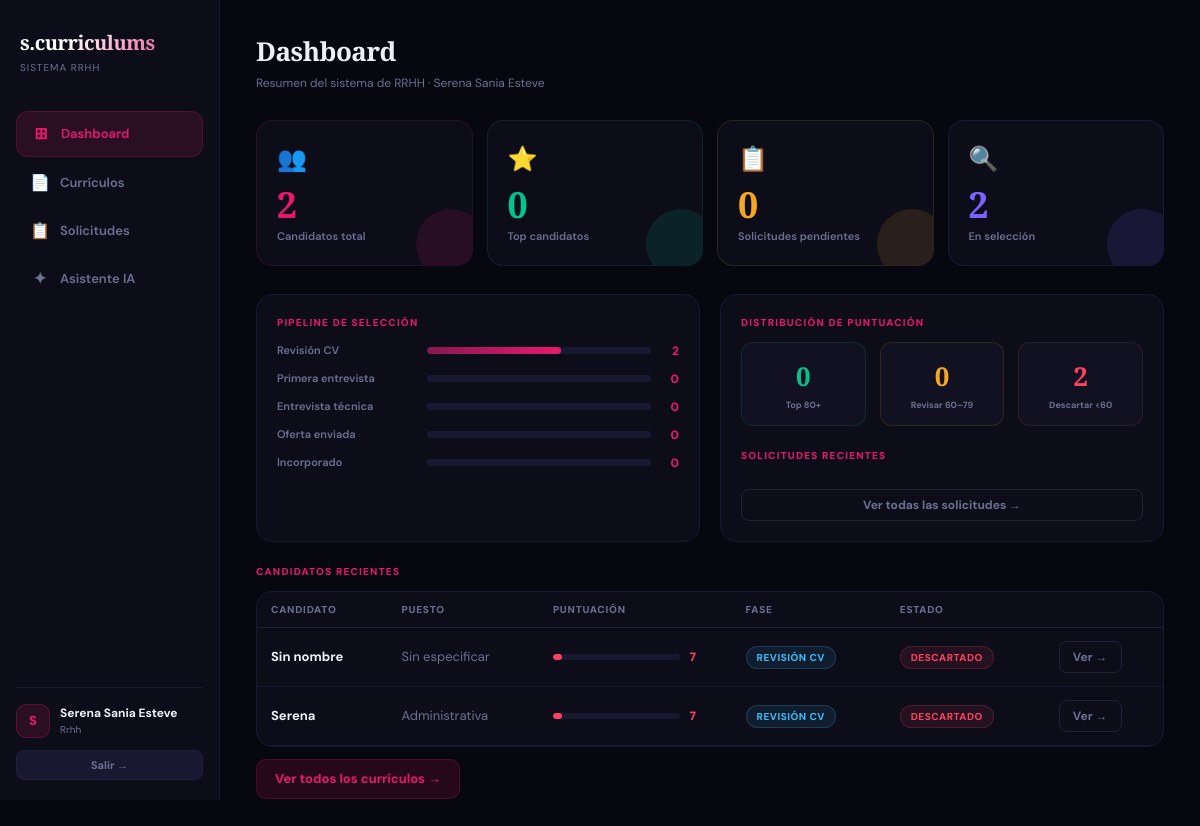
/dashboard (signed in), run on the app's committed database.
### tables this page shows
CREATE TABLE candidates (
        id INTEGER PRIMARY KEY AUTOINCREMENT,
        user_id INTEGER NOT NULL,
        name TEXT NOT NULL,
        position TEXT NOT NULL,
        email TEXT,
        phone TEXT,
        linkedin TEXT,
        location TEXT,
        salary TEXT,
        experience TEXT,
        education TEXT,
        skills TEXT,
        summary TEXT,
        score INTEGER DEFAULT 0,
        status TEXT DEFAULT 'revisar',
        phase TEXT DEFAULT 'Revisión CV',
        notes TEXT DEFAULT '',
        starred INTEGER DEFAULT 0,
        pdf_path TEXT,
        ai_report TEXT,
        applied_date TEXT DEFAULT CURRENT_DATE,
        created_at TEXT DEFAULT CURRENT_TIMESTAMP,
        FOREIGN KEY(user_id) REFERENCES users(id)
    );

### app.py (the view)
@app.route("/dashboard")
@login_required
def dashboard():
    conn = get_db()
    uid = session["user_id"]
    cvs = conn.execute("SELECT * FROM candidates WHERE user_id=?", (uid,)).fetchall()
    reqs = conn.execute("SELECT * FROM requests WHERE user_id=? ORDER BY created_at DESC LIMIT 5", (uid,)).fetchall()
    conn.close()
    top = sum(1 for c in cvs if c["status"] == "top")
    pending = sum(1 for r in reqs if r["status"] == "pendiente")
    phases = {}
    for c in cvs:
        p = c["phase"]
        phases[p] = phases.get(p, 0) + 1
    return render_template("dashboard.html",
        cvs=cvs, recent_requests=reqs,
        total_cvs=len(cvs), top=top, pending=pending, phases=phases)

### app.py (called while the page is built)
def get_db():
    conn = sqlite3.connect(DB_PATH)
    conn.row_factory = sqlite3.Row
    return conn

def login_required(f):
    @wraps(f)
    def decorated(*args, **kwargs):
        if "user_id" not in session:
            return redirect(url_for("login"))
        return f(*args, **kwargs)
    return decorated

### templates/dashboard.html (shortened to what this page needs)
{% extends "base.html" %}
{% block page_title %}Dashboard{% endblock %}
{% block page_sub %}Resumen del sistema de RRHH · {{ session.user_name }}{% endblock %}
{% block content %}
<div class="grid-4" style="margin-bottom:28px">
  {% set kpis = [
    ("👥", total_cvs, "Candidatos total", "#E8186D"),
    ("⭐", top, "Top candidatos", "#00C48C"),
    ("📋", pending, "Solicitudes pendientes", "#F5A623"),
    ("🔍", total_cvs - cvs|selectattr("phase","equalto","Descartado")|list|length - cvs|selectattr("phase","equalto","Incorporado")|list|length, "En selección", "#7B61FF"),
  ] %}
  {% for icon, val, label, color in kpis %}
  <div class="stat-card" style="border:1px solid {{ color }}22">
    <div class="stat-icon">{{ icon }}</div>
    <div class="stat-value" style="color:{{ color }}">{{ val }}</div>
    <div class="stat-label">{{ label }}</div>
    <div class="stat-orb" style="background:{{ color }}"></div>
  </div>
  {% endfor %}
</div>
<div class="grid-2" style="gap:20px">
  <div class="card">
    <div class="section-label" style="margin-top:0">Pipeline de selección</div>
    {% set pipeline_phases = ["Revisión CV","Primera entrevista","Entrevista técnica","Oferta enviada","Incorporado"] %}
    {% for phase in pipeline_phases %}
      {% set count = phases.get(phase, 0) %}
      <div class="pipeline-row">
        <div class="pipeline-label">{{ phase }}</div>
        <div class="pipeline-track">
          <div class="pipeline-fill" style="width:{{ [count * 30, 100]|min }}%"></div>
        </div>
        <div class="pipeline-count">{{ count }}</div>
      </div>
    {% endfor %}
  </div>
  <div class="card">
    <div class="section-label" style="margin-top:0">Distribución de puntuación</div>
    <div class="grid-3" style="margin-bottom:20px">
      {% set dist = [
        ("Top 80+", "#00C48C", cvs|selectattr("score","ge",80)|list|length),
        ("Revisar 60–79", "#F5A623", cvs|selectattr("score","ge",60)|selectattr("score","lt",80)|list|length),
        ("Descartar <60", "#FF4060", cvs|selectattr("score","lt",60)|list|length),
      ] %}
      {% for label, color, n in dist %}
      <div style="background:var(--surface2);border:1px solid {{ color }}22;border-radius:12px;padding:14px 10px;text-align:center">
        <div style="font-size:26px;font-weight:900;color:{{ color }};font-family:'Playfair Display',serif">{{ n }}</div>
        <div style="font-size:9px;color:var(--muted);margin-top:4px;font-weight:700;line-height:1.3">{{ label }}</div>
      </div>
      {% endfor %}
    </div>
    <div class="section-label">Solicitudes recientes</div>
    <a href="{{ url_for('solicitudes') }}" class="btn btn-muted btn-sm" style="margin-top:14px;width:100%">Ver todas las solicitudes →</a>
  </div>
</div>
<div class="section-label">Candidatos recientes</div>
<div class="table-wrap card" style="padding:0;overflow:hidden">
  <table>
    <thead>
      <tr>
        <th>Candidato</th>
        <th>Puesto</th>
        <th>Puntuación</th>
        <th>Fase</th>
        <th>Estado</th>
        <th></th>
      </tr>
    </thead>
    <tbody>
      {% for cv in cvs[:8] %}
      <tr>
        <td>
          <strong>{{ cv.name }}</strong>
        </td>
        <td style="color:var(--muted)">{{ cv.position }}</td>
        <td>
          {% set score_color = "#00C48C" if cv.score >= 80 else "#F5A623" if cv.score >= 60 else "#FF4060" %}
          <div class="score-bar-wrap" style="min-width:120px">
            <div class="score-bar-track">
              <div class="score-bar-fill" style="width:{{ cv.score }}%;background:{{ score_color }}"></div>
            </div>
            <span class="score-label" style="color:{{ score_color }}">{{ cv.score }}</span>
          </div>
        </td>
        <td><span class="badge badge-phase">{{ cv.phase }}</span></td>
        <td><span class="badge badge-{{ cv.status }}">{{ cv.status }}</span></td>
        <td><a href="{{ url_for('cv_detail', cv_id=cv.id) }}" class="btn btn-muted btn-sm">Ver →</a></td>
      </tr>
      {% endfor %}
    </tbody>
  </table>
</div>
<div style="margin-top:12px">
  <a href="{{ url_for('curriculos') }}" class="btn btn-ghost">Ver todos los currículos →</a>
</div>
{% endblock %}

### static/css/main.css (style rules this page uses)
:root { --bg: #07070f; --surface: #0d0d1a; --surface2: #111122; --border: #181830; --border2: #20203a; --pink: #E8186D; --pink-dim: #E8186D22; --green: #00C48C; --yellow: #F5A623; --red: #FF4060; --purple: #7B61FF; --blue: #38BDF8; --text: #eef0f6; --muted: #6b7090; --faint: #181830; }
* { margin: 0; padding: 0; box-sizing: border-box; }
body { background: var(--bg); color: var(--text); font-family: 'DM Sans', sans-serif; font-size: 14px; line-height: 1.5; -webkit-font-smoothing: antialiased; }
.card { background: var(--surface); border: 1px solid var(--border); border-radius: 16px; padding: 20px; transition: border-color 0.2s; }
.grid-2 { display: grid; grid-template-columns: 1fr 1fr; gap: 16px; }
.grid-3 { display: grid; grid-template-columns: 1fr 1fr 1fr; gap: 14px; }
.grid-4 { display: grid; grid-template-columns: 1fr 1fr 1fr 1fr; gap: 14px; }
.stat-card { background: var(--surface); border-radius: 16px; padding: 20px; position: relative; overflow: hidden; }
.stat-icon { font-size: 24px; margin-bottom: 10px; }
.stat-value { font-family: 'Playfair Display', serif; font-size: 36px; font-weight: 900; line-height: 1; }
.stat-label { font-size: 11px; color: var(--muted); margin-top: 5px; font-weight: 600; }
.stat-orb { position: absolute; right: -14px; bottom: -14px; width: 70px; height: 70px; border-radius: 50%; opacity: 0.12; }
.badge { display: inline-flex; align-items: center; padding: 3px 10px; border-radius: 20px; font-size: 10px; font-weight: 800; letter-spacing: 0.5px; text-transform: uppercase; white-space: nowrap; }
.badge-descartado { background: #FF406018; color: var(--red); border: 1px solid #FF406030; }
.badge-phase { background: #38BDF818; color: var(--blue); border: 1px solid #38BDF830; }
.btn { display: inline-flex; align-items: center; justify-content: center; gap: 6px; padding: 9px 18px; border-radius: 10px; font-size: 13px; font-weight: 700; cursor: pointer; text-decoration: none; border: none; font-family: 'DM Sans', sans-serif; transition: opacity 0.15s, transform 0.1s; white-space: nowrap; }
.btn-ghost { background: var(--pink-dim); color: var(--pink); border: 1px solid #E8186D33; }
.btn-muted { background: transparent; color: var(--muted); border: 1px solid var(--border2); }
.btn-sm { padding: 6px 13px; font-size: 12px; border-radius: 8px; }
.score-bar-wrap { display: flex; align-items: center; gap: 10px; }
.score-bar-track { flex: 1; height: 6px; background: var(--faint); border-radius: 10px; overflow: hidden; }
.score-bar-fill { height: 100%; border-radius: 10px; transition: width 0.8s ease; }
.score-label { font-size: 12px; font-weight: 900; min-width: 28px; }
.table-wrap { overflow-x: auto; }
table { width: 100%; border-collapse: collapse; }
th { text-align: left; font-size: 10px; font-weight: 800; color: var(--muted); letter-spacing: 0.8px; text-transform: uppercase; padding: 10px 14px; border-bottom: 1px solid var(--border2); }
td { padding: 13px 14px; border-bottom: 1px solid var(--border); font-size: 13px; color: var(--text); vertical-align: middle; }
.section-label { font-size: 10px; color: var(--pink); font-weight: 800; letter-spacing: 1.2px; text-transform: uppercase; margin: 22px 0 12px; }
.pipeline-row { display: flex; align-items: center; gap: 10px; margin-bottom: 10px; }
.pipeline-label { font-size: 11px; color: var(--muted); min-width: 140px; font-weight: 600; }
.pipeline-track { flex: 1; height: 7px; background: var(--faint); border-radius: 10px; overflow: hidden; }
.pipeline-fill { height: 100%; border-radius: 10px; background: linear-gradient(90deg, #E8186D88, var(--pink)); }
.pipeline-count { font-size: 12px; font-weight: 800; color: var(--pink); min-width: 18px; text-align: right; }

### data on the page
candidates: name "Sin nombre", position "Sin especificar", score "7", phase "REVISIÓN CV", status "DESCARTADO"
candidates: name "Serena", position "Administrativa", score "7", phase "REVISIÓN CV", status "DESCARTADO"

### other printed values
{{ session.get('user_name','U')[0] }} "S"
{{ session.get('user_name','Usuario') }} "Serena Sania Esteve"
{{ session.get('user_role','rrhh') }} "Rrhh"
{{ session.user_name }} "Serena Sania Esteve"
{{ icon }} "👥" "⭐" "📋" "🔍"
{{ val }} "2" "0" "0" "2"
{{ label }} "Candidatos total" "Top candidatos" "Solicitudes pendientes" "En selección"
{{ phase }} "Revisión CV" "Primera entrevista" "Entrevista técnica" "Oferta enviada" "Incorporado"
{{ count }} "2" "0" "0" "0" "0"
{{ n }} "0" "0" "2"
{{ label }} "Top 80+" "Revisar 60–79" "Descartar <60"
